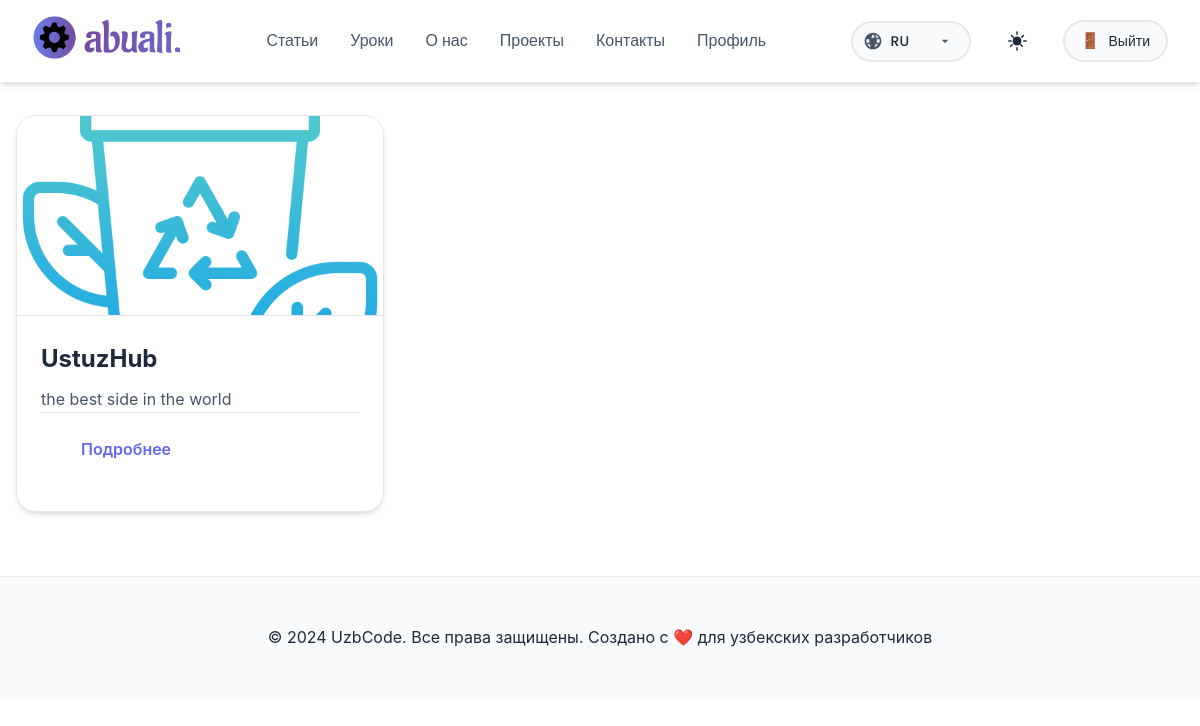
Screenshot of /ru/projects/pr/ (signed in) with the database file from the repository.
### projects/models.py (models this page shows, shortened)
class Project(models.Model):
    title = models.CharField(max_length=255)
    description = models.TextField()
    image = models.ImageField(upload_to='projects/')
    created_at = models.DateTimeField(auto_now_add=True)
    updated_at = models.DateTimeField(auto_now=True)
    github = models.URLField(blank=True, null=True)
    live_demo = models.URLField(blank=True, null=True)
    class Meta:
        verbose_name = 'Проект'
        verbose_name_plural = 'Проекты'

### projects/views.py (the view)
# urls.py: path('pr/', views.project_list, name='project_list'),
def project_list(request):
    try:
        projects = Project.objects.all()
    except Project.DoesNotExist:
        projects = []
    return render(request, 'projects/projects_list.html', {'projects': projects})

### templates/projects/projects_list.html (shortened to what this page needs)
{% extends 'base.html' %}
{% load i18n %}
{% load static %}
{% block extra_css %}
    <link rel="stylesheet" href="{% static 'css/projects.css' %}">
{% endblock %}
{% block content %}
<div class="projects-container">
    <div class="projects-grid">
        {% for project in projects %}
            <div class="project-card" data-aos="fade-up">
                <img src="{{ project.image.url }}" alt="{{ project.title }}">
                <div class="project-card-content">
                    <h2>{{ project.title }}</h2>
                    <p>{{ project.description|truncatewords:20 }}</p>
                    <div class="project-card-footer">
                        <a href="{% url 'project_detail' project.pk %}">{% trans "Details" %}</a>
                    </div>
                </div>
            </div>
        {% empty %}
            <p>{% trans "No projects yet." %}</p>
        {% endfor %}
    </div>
</div>
{% endblock %}

### static/css/projects.css (style rules this page uses)
.projects-container { max-width: 1200px; margin: 2rem auto; padding: 0 1rem; }
.projects-grid { display: grid; grid-template-columns: repeat(auto-fill, minmax(300px, 1fr)); gap: 2rem; }
.project-card { background-color: var(--bg-card); border-radius: var(--radius-lg); border: 1px solid var(--border); overflow: hidden; box-shadow: var(--shadow-md); transition: transform var(--transition-normal), box-shadow var(--transition-normal); display: flex; flex-direction: column; }
.project-card img { width: 100%; height: 200px; object-fit: cover; border-bottom: 1px solid var(--border); }
.project-card-content { padding: var(--spacing-md); display: flex; flex-direction: column; flex-grow: 1; }
.project-card h2 { font-size: 1.5rem; margin: 0 0 0.5rem 0; color: var(--text-primary); }
.project-card p { font-size: 1rem; color: var(--text-secondary); flex-grow: 1; line-height: 1.6; }
.project-card-footer { padding-top: var(--spacing-sm); margin-top: auto; display: flex; justify-content: space-between; align-items: center; border-top: 1px solid var(--border); padding: var(--spacing-sm) var(--spacing-md); }
.project-card-footer a { text-decoration: none; color: var(--accent-primary); font-weight: 600; padding: 0.5rem 1rem; border-radius: var(--radius-sm); transition: background-color var(--transition-fast), color var(--transition-fast); }

### static/css/_variables.css (style rules this page uses)
:root { --bg-primary: #ffffff; --bg-secondary: #f8fafc; --bg-card: #ffffff; --text-primary: #1e293b; --text-secondary: #475569; --text-muted: #64748b; --text-on-accent: #ffffff; --accent-primary: #6366f1; --accent-secondary: #14b8a6; --accent-hover: #4f46e5; --border: #e5e7eb; --border-light: #f3f4f6; --success: #10b981; --warning: #f59e0b; --error: #ef4444; --info: #3b82f6; --bg-error: #fef2f2; --bg-success: #f0fdf4; --bg-warning: #fffbeb; --bg-info: #eff6ff; --border-error: #fecaca; --border-success: #bbf7d0; --border-warning: #fed7aa; --border-info: #bfdbfe; --text-error: #dc2626; --text-success: #059669; --text-warning: #d97706; --text-info: #2563eb; --shadow-sm: 0 1px 2px 0 rgba(0, 0, 0, 0.05); --shadow-md: 0 4px 6px -1px rgba(0, 0, 0, 0.1), 0 2px 4px -2px rgba(0, 0, 0, 0.1); --shadow-lg: 0 10px 15px -3px rgba(0, 0, 0, 0.1), 0 4px 6px -4px rgba(0, 0, 0, 0.1); --shadow-xl: 0 20px 25px -5px rgba(0, 0, 0, 0.1), 0 8px 10px -6px rgba(0, 0, 0, 0.1); --shadow-inner: inset 0 2px 4px 0 rgba(0,0,0,0.05); --shadow-focus: 0 0 0 3px rgba(99, 102, 241, 0.1); --gradient-primary: linear-gradient(135deg, var(--accent-primary), var(--accent-secondary)); --gradient-secondary: linear-gradient(135deg, #ff6b6b, #4ecdc4); --gradient-tertiary: linear-gradient(135deg, #ff9a56, #ff6b95); --gradient-text: linear-gradient(135deg, var(--accent-primary), var(--accent-secondary)); --gradient-hero-title: linear-gradient(135deg, var(--text-primary) 0%, var(--text-secondary) 100%); --glass-bg: rgba(255, 255, 255, 0.1); --glass-border: rgba(255, 255, 255, 0.2); --glass-bg-light: rgba(0, 0, 0, 0.05); --glass-border-light: rgba(0, 0, 0, 0.1); --transition-fast: 0.2s cubic-bezier(0.4, 0, 0.2, 1); --transition-normal: 0.3s cubic-bezier(0.4, 0, 0.2, 1); --transition-slow: 0.4s cubic-bezier(0.4, 0, 0.2, 1); --spacing-xs: 0.5rem; --spacing-sm: 1rem; --spacing-md: 1.5rem; --spacing-lg: 2rem; --spacing-xl: 3rem; --radius-sm: 8px; --radius-md: 12px; --radius-lg: 20px; --radius-full: 9999px; }

### static/css/_base.css (style rules this page uses)
* { margin: 0; padding: 0; box-sizing: border-box; -webkit-font-smoothing: antialiased; -moz-osx-font-smoothing: grayscale; }
body { font-family: 'Inter', system-ui, -apple-system, sans-serif; line-height: 1.6; color: var(--text-primary); background: var(--bg-primary); transition: background-color var(--transition-normal); overflow-x: hidden; }

### static/css/_edit_profile.css (style rules this page uses)
* { transition: all 0.3s cubic-bezier(0.4, 0, 0.2, 1); }

### static/css/_about_us.css (style rules this page uses)
html { scroll-behavior: smooth; }

### rows the page displays
Project: image (picture), title "UstuzHub", description "the best side in the world"
